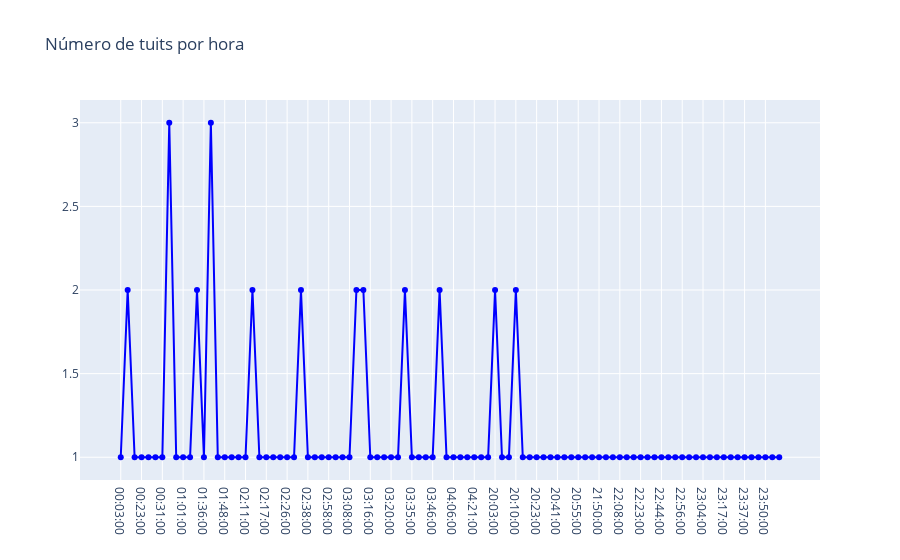

This figure's notebook cell:
### Markdown cell above
### Gráfico de tweets por hora

### Code cell
trace = go.Scatter(x=conteos.hora.values,
                   y=conteos.cuenta.values,
                   text=[f"Fecha: {f}<br>Tuits: {c}" for f,c in zip(conteos.hora.values,conteos.cuenta.values)],
                   hoverinfo='text',
                   mode='lines+markers',
                   name='Horas',
                   line={'color': 'blue'})

layout = go.Layout(title="Número de tuits por hora")

fig = go.Figure(data=[trace], layout=layout)
iplot(fig)

### Figure 1 — Plotly figure (JSON) as saved in the notebook; plotly's stock layout.template omitted (floating-point values rounded to 4 significant figures)
{"data": [{"hoverinfo": "text", "line": {"color": "blue"}, "mode": "lines+markers", "name": "Horas", "text": ["Fecha: 00:03:00<br>Tuits: 1", "Fecha: 00:05:00<br>Tuits: 2", "Fecha: 00:14:00<br>Tuits: 1", "Fecha: 00:23:00<br>Tuits: 1", "Fecha: 00:25:00<br>Tuits: 1", "Fecha: 00:30:00<br>Tuits: 1", "Fecha: 00:31:00<br>Tuits: 1", "Fecha: 00:37:00<br>Tuits: 3", "Fecha: 00:48:00<br>Tuits: 1", "Fecha: 01:01:00<br>Tuits: 1", "Fecha: 01:04:00<br>Tuits: 1", "Fecha: 01:13:00<br>Tuits: 2", "Fecha: 01:36:00<br>Tuits: 1", "Fecha: 01:42:00<br>Tuits: 3", "Fecha: 01:43:00<br>Tuits: 1", "Fecha: 01:48:00<br>Tuits: 1", "Fecha: 01:49:00<br>Tuits: 1", "Fecha: 01:51:00<br>Tuits: 1", "Fecha: 02:11:00<br>Tuits: 1", "Fecha: 02:13:00<br>Tuits: 2", "Fecha: 02:16:00<br>Tuits: 1", "Fecha: 02:17:00<br>Tuits: 1", "Fecha: 02:19:00<br>Tuits: 1", "Fecha: 02:23:00<br>Tuits: 1", "Fecha: 02:26:00<br>Tuits: 1", "Fecha: 02:30:00<br>Tuits: 1", "Fecha: 02:34:00<br>Tuits: 2", "Fecha: 02:38:00<br>Tuits: 1", "Fecha: 02:39:00<br>Tuits: 1", "Fecha: 02:49:00<br>Tuits: 1", "Fecha: 02:58:00<br>Tuits: 1", "Fecha: 03:01:00<br>Tuits: 1", "Fecha: 03:02:00<br>Tuits: 1", "Fecha: 03:08:00<br>Tuits: 1", "Fecha: 03:11:00<br>Tuits: 2", "Fecha: 03:14:00<br>Tuits: 2", "Fecha: 03:16:00<br>Tuits: 1", "Fecha: 03:17:00<br>Tuits: 1", "Fecha: 03:18:00<br>Tuits: 1", "Fecha: 03:20:00<br>Tuits: 1", "Fecha: 03:30:00<br>Tuits: 1", "Fecha: 03:34:00<br>Tuits: 2", "Fecha: 03:35:00<br>Tuits: 1", "Fecha: 03:40:00<br>Tuits: 1", "Fecha: 03:41:00<br>Tuits: 1", "Fecha: 03:46:00<br>Tuits: 1", "Fecha: 03:47:00<br>Tuits: 2", "Fecha: 03:57:00<br>Tuits: 1", "Fecha: 04:06:00<br>Tuits: 1", "Fecha: 04:11:00<br>Tuits: 1", "Fecha: 04:14:00<br>Tuits: 1", "Fecha: 04:21:00<br>Tuits: 1", "Fecha: 04:43:00<br>Tuits: 1", "Fecha: 05:00:00<br>Tuits: 1", "Fecha: 20:03:00<br>Tuits: 2", "Fecha: 20:06:00<br>Tuits: 1", "Fecha: 20:09:00<br>Tuits: 1", "Fecha: 20:10:00<br>Tuits: 2", "Fecha: 20:18:00<br>Tuits: 1", "Fecha: 20:21:00<br>Tuits: 1", "Fecha: 20:23:00<br>Tuits: 1", "Fecha: 20:27:00<br>Tuits: 1", "Fecha: 20:30:00<br>Tuits: 1", "Fecha: 20:41:00<br>Tuits: 1", "Fecha: 20:43:00<br>Tuits: 1", "Fecha: 20:54:00<br>Tuits: 1", "Fecha: 20:55:00<br>Tuits: 1", "Fecha: 21:20:00<br>Tuits: 1", "Fecha: 21:42:00<br>Tuits: 1", "Fecha: 21:50:00<br>Tuits: 1", "Fecha: 21:57:00<br>Tuits: 1", "Fecha: 22:07:00<br>Tuits: 1", "Fecha: 22:08:00<br>Tuits: 1", "Fecha: 22:09:00<br>Tuits: 1", "Fecha: 22:15:00<br>Tuits: 1", "Fecha: 22:23:00<br>Tuits: 1", "Fecha: 22:26:00<br>Tuits: 1", "Fecha: 22:28:00<br>Tuits: 1", "Fecha: 22:44:00<br>Tuits: 1", "Fecha: 22:45:00<br>Tuits: 1", "Fecha: 22:50:00<br>Tuits: 1", "Fecha: 22:56:00<br>Tuits: 1", "Fecha: 22:57:00<br>Tuits: 1", "Fecha: 23:01:00<br>Tuits: 1", "Fecha: 23:04:00<br>Tuits: 1", "Fecha: 23:07:00<br>Tuits: 1", "Fecha: 23:16:00<br>Tuits: 1", "Fecha: 23:17:00<br>Tuits: 1", "Fecha: 23:32:00<br>Tuits: 1", "Fecha: 23:36:00<br>Tuits: 1", "Fecha: 23:37:00<br>Tuits: 1", "Fecha: 23:42:00<br>Tuits: 1", "Fecha: 23:49:00<br>Tuits: 1", "Fecha: 23:50:00<br>Tuits: 1", "Fecha: 23:56:00<br>Tuits: 1", "Fecha: 23:57:00<br>Tuits: 1"], "type": "scatter", "x": ["00:03:00", "00:05:00", "00:14:00", "00:23:00", "00:25:00", "00:30:00", "00:31:00", "00:37:00", "00:48:00", "01:01:00", "01:04:00", "01:13:00", "01:36:00", "01:42:00", "01:43:00", "01:48:00", "01:49:00", "01:51:00", "02:11:00", "02:13:00", "02:16:00", "02:17:00", "02:19:00", "02:23:00", "02:26:00", "02:30:00", "02:34:00", "02:38:00", "02:39:00", "02:49:00", "02:58:00", "03:01:00", "03:02:00", "03:08:00", "03:11:00", "03:14:00", "03:16:00", "03:17:00", "03:18:00", "03:20:00", "03:30:00", "03:34:00", "03:35:00", "03:40:00", "03:41:00", "03:46:00", "03:47:00", "03:57:00", "04:06:00", "04:11:00", "04:14:00", "04:21:00", "04:43:00", "05:00:00", "20:03:00", "20:06:00", "20:09:00", "20:10:00", "20:18:00", "20:21:00", "20:23:00", "20:27:00", "20:30:00", "20:41:00", "20:43:00", "20:54:00", "20:55:00", "21:20:00", "21:42:00", "21:50:00", "21:57:00", "22:07:00", "22:08:00", "22:09:00", "22:15:00", "22:23:00", "22:26:00", "22:28:00", "22:44:00", "22:45:00", "22:50:00", "22:56:00", "22:57:00", "23:01:00", "23:04:00", "23:07:00", "23:16:00", "23:17:00", "23:32:00", "23:36:00", "23:37:00", "23:42:00", "23:49:00", "23:50:00", "23:56:00", "23:57:00"], "y": [1, 2, 1, 1, 1, 1, 1, 3, 1, 1, 1, 2, 1, 3, 1, 1, 1, 1, 1, 2, 1, 1, 1, 1, 1, 1, 2, 1, 1, 1, 1, 1, 1, 1, 2, 2, 1, 1, 1, 1, 1, 2, 1, 1, 1, 1, 2, 1, 1, 1, 1, 1, 1, 1, 2, 1, 1, 2, 1, 1, 1, 1, 1, 1, 1, 1, 1, 1, 1, 1, 1, 1, 1, 1, 1, 1, 1, 1, 1, 1, 1, 1, 1, 1, 1, 1, 1, 1, 1, 1, 1, 1, 1, 1, 1, 1]}], "layout": {"title": {"text": "Número de tuits por hora"}}}
